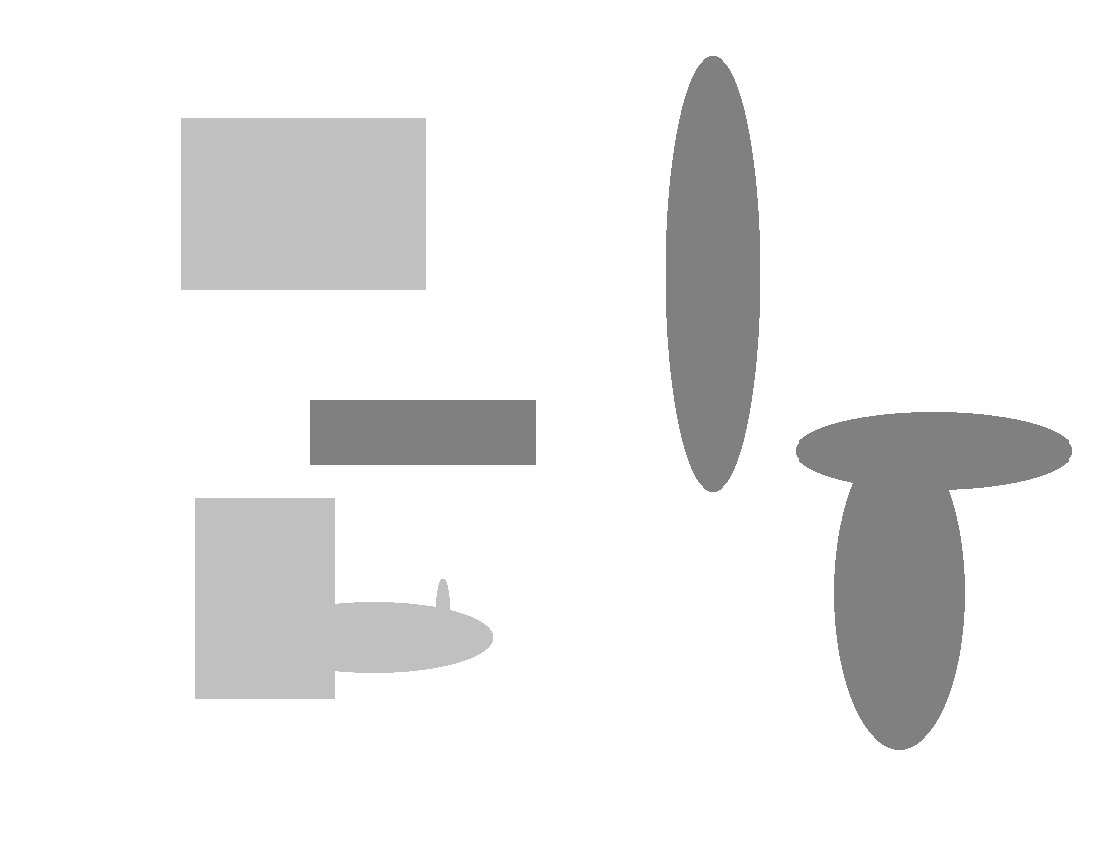
#> input picture shapes.png, 1108 x 841 px
$ python contours.py   (older library calls are emulated)
#> lines starting #> are read from the running program, lines starting #| are printed output that depends on the picture; after the words box and inside, x2 and y2 are one past the last pixel; in counts of white or black regions, pixels touching at a corner belong together; long printed decimals are rounded
from __future__ import print_function
import numpy as np
import cv2 as cv
import argparse
import random as rng
import imutils
from skimage.measure import compare_ssim as ssim

parser = argparse.ArgumentParser(description='Contours')
parser.add_argument('--input', help='Path to input image.png', default='shapes.png')
args = parser.parse_args()
src = cv.imread(args.input)
#> src is the input picture: shape (841, 1108, 3); min 128, max 255, mean 236.9
if src is None:
    print('Could not open or find the image:', args.input)
    exit(0)

image = cv.imread(args.input,cv.IMREAD_UNCHANGED)

hight = 500
(h,w) = image.shape[:2]
#> h = 841; w = 1108
scale = float(hight)/h
#> scale = 0.595
n_h,n_w = hight, image.shape[0]*scale
#> n_h = 500; n_w = 500
image = cv.resize(image,(int(n_h),int(n_w)))
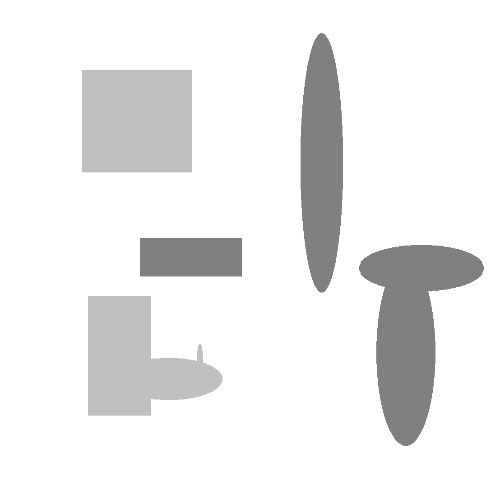
#> image: shape (500, 500, 4); mean B, G, R, A 236.9, 236.9, 236.9, 255

gray = cv.cvtColor(image, cv.COLOR_BGR2GRAY)
kernel = cv.getStructuringElement(cv.MORPH_ELLIPSE,(2,2))
closing = cv.morphologyEx(gray, cv.MORPH_CLOSE, kernel)
# dilated = cv.dilate(gray, kernel)
closing = cv.GaussianBlur(closing, (3, 3), 0)
edged = cv.Canny(closing, 50, 100)
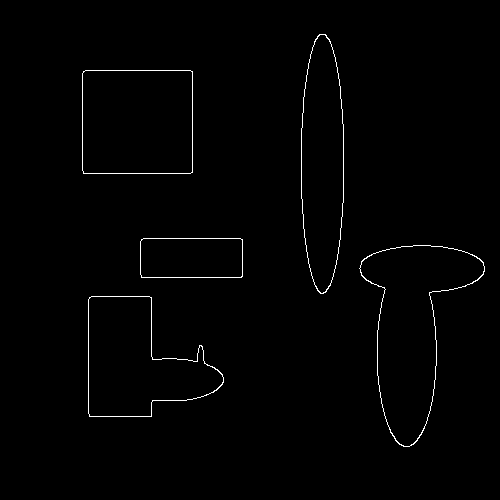
#> edged: shape (500, 500); 0.95% white in thin lines or dots, all inside (x1, y1, x2, y2) = (82, 34, 485, 447)
cv.imshow("image",edged)
cv.waitKey(0)
_, cnts, _ = cv.findContours(edged, cv.RETR_EXTERNAL, cv.CHAIN_APPROX_SIMPLE)
#> cnts = 5 contours; box (x1, y1, x2, y2) and area: (359, 245, 485, 447) 12313, (82, 70, 193, 174) 11320, (88, 296, 224, 417) 10187, (301, 34, 344, 294) 8710, (140, 238, 243, 278) 3970
(H, W) = image.shape[:2]
#> H = 500; W = 500

def image_in_contour(image, contour):
    (x, y, w, h) = cv.boundingRect(contour)
    transparent_copy = np.zeros(image.shape,dtype="uint8")
    copy = image.copy()
    cv.drawContours(copy, [contour], -1, (255,255,255,255), 0)
    for xx in range(copy.shape[1]):
        for yy in range(copy.shape[0]):
            if cv.pointPolygonTest(contour,(xx,yy),False) > 0:
                transparent_copy[yy,xx] = copy[yy,xx]
    return transparent_copy[y:y + h, x:x + w]

class Chunk:
    def __init__(self,img,scale,angle,pos):
        self.img = img
        self.scale = scale
        self.angle = angle
        self.pos = pos

    def rotate(self):
        self.img = imutils.rotate_bound(self.img, self.angle)

    def resize(self):
        self.img =  cv.resize(self.img,(int(self.img.shape[1]*self.scale[1]),int(self.img.shape[0]*self.scale[0])))

    def put(self):
        layer = np.zeros(image.shape, dtype=np.uint8)
        (h, w) = self.img.shape[:2]
        if self.pos[1] + h > H and self.pos[0] + w > W:
            layer[self.pos[1]:,self.pos[0]:] = self.img[:H-self.pos[1],:W-self.pos[0]]
            return layer
        elif self.pos[1] + h > H:
            layer[self.pos[1]:,self.pos[0]:self.pos[0]+w] = self.img[:H-self.pos[1],:]
            return layer
        elif self.pos[0] + w > W:
            layer[self.pos[1]:self.pos[1]+h,self.pos[0]:] = self.img[:,:W-self.pos[0]]
            return layer
        layer[self.pos[1]:self.pos[1]+h, self.pos[0]:self.pos[0]+w] = self.img
        return layer

extracted = []
for c in cnts:
    extracted.append(image_in_contour(image,c))
#> this loop made 5 passes
#> (x in image_in_contour, y in image_in_contour, w in image_in_contour, h in image_in_contour) on passes 1 to 5: (88, 296, 136, 121), (359, 245, 126, 202), (140, 238, 103, 40), (82, 70, 111, 104), (301, 34, 43, 260)
#> after the loop, extracted = 5 items

output = np.zeros(image.shape, dtype=np.uint8)
images = [Chunk(img,[1,1],0,[0,0]) for img in extracted]
#> call 4 of __init__, with angle = 0
#> in __init__ (call 4), `self.img = img`:
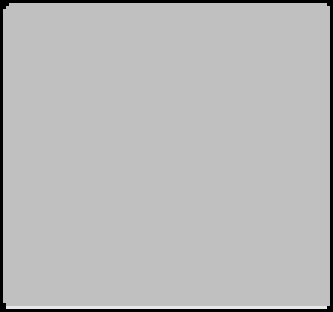
#> self.img: shape (104, 111, 4) (shown 3 times larger); mean of channels 0, 1, 2, 3 185.2, 185.2, 185.2, 245.4; drawn as B, G, R
#> in __init__ (call 5), `self.img = img`:
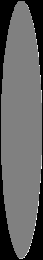
#> self.img: shape (260, 43, 4); mean of channels 0, 1, 2, 3 97.6, 97.6, 97.6, 192.7; drawn as B, G, R
#> images = 5 items

for im in images:
    im.pos[0] = np.random.randint(low=0,high=image.shape[0])
    im.pos[1] = np.random.randint(low=0,high=image.shape[1])
    im.angle = np.random.randint(low=-180,high=180)
    im.scale[0] = np.random.rand()*2
    im.scale[1] = np.random.rand()*2

    im.rotate()
    im.resize()
    layer = im.put()
    cnd = layer[:,:,3] > 0
    output[cnd] = layer[cnd]
#> this loop made 5 passes
#> (im.angle, h in put, w in put) on passes 1 to 5: (-63, 297, 289), (31, 307, 185), (-92, 56, 41), (-6, 130, 223), (85, 84, 192)
#> pass 1, in rotate, `self.img = imutils.rotate_bound(self.img, self.angle)`:
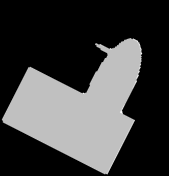
#> self.img: shape (176, 169, 4); mean of channels 0, 1, 2, 3 64.3, 64.3, 64.3, 85.2; drawn as B, G, R
#> pass 1, `cnd = layer[:,:,3] > 0`:
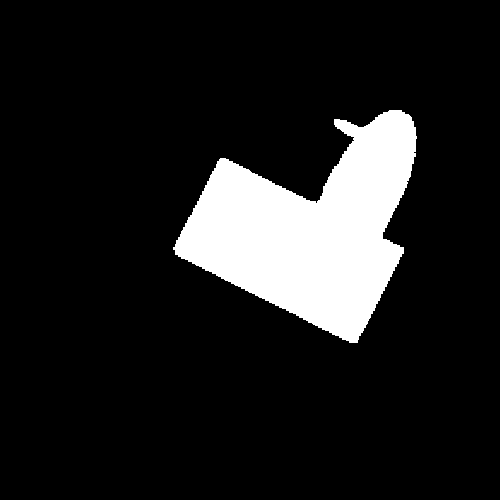
#> cnd: shape (500, 500) bool; 12.1% white; 1 white region, box (x1, y1, x2, y2) and area: (173, 110, 417, 343) 30372
#> after the loop:
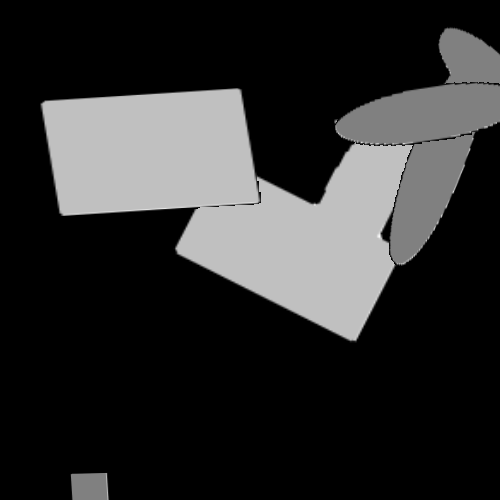
#> output: shape (500, 500, 4); mean B, G, R, A 45.4, 45.4, 45.4, 65.9
#> after the loop, im.pos = [333, 72]; im.scale = [1.3, 0.736]

cv.imwrite(args.input[:args.input.find(".png")  ]+"_mix.png", output)

score = ssim(image,output,multichannel=True)
#> score = 0.202
print("SSIM = {:f}".format(score))
#| SSIM = 0.2018

##### TODO:

def fitness():
    pass

def get_best():
    pass

def new_generation():
    pass

def loop():
    pass
